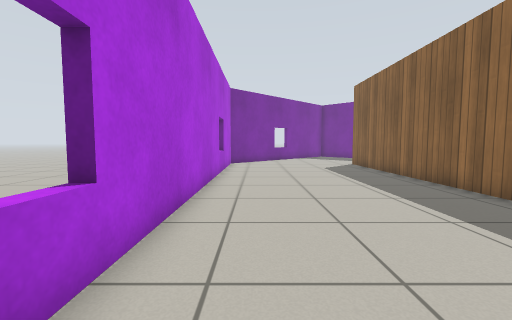
View 1 (above)

16 first-person views from a walk through a robot-simulator world made for Gazebo. The camera is 0.72 m above the floor, tilts 4° down and sees 90° across. The floor is counted in squares, 0.5 m on a side. Each view is taken from the middle of a square. On the plan, view 1 faces up. The plan holds only what a view shows up to about 13 squares ahead; the rest is blank. Simple patterns stand in for the simulator's built-in surfaces.

View 2
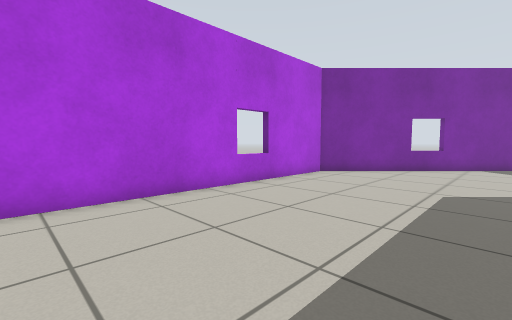

View 3
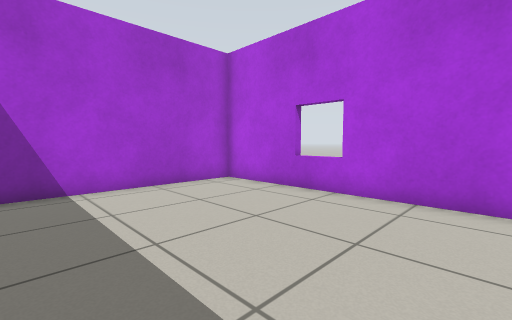

View 4
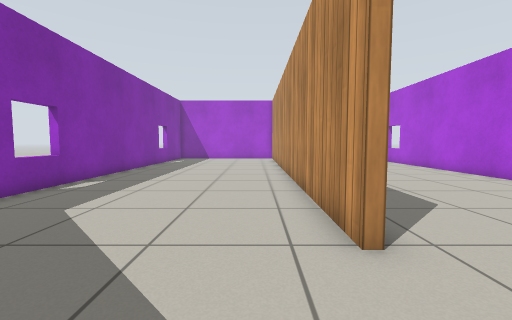

View 5
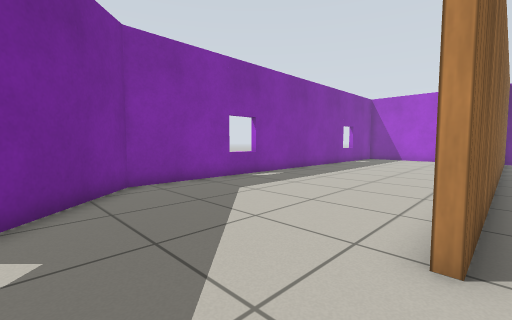

View 6
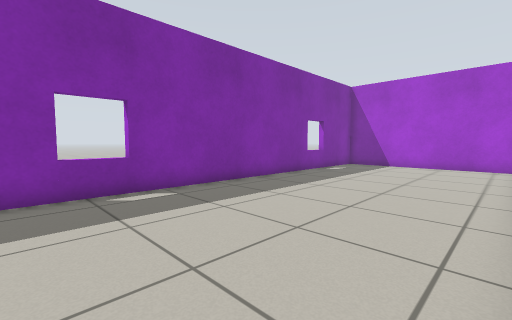

View 7
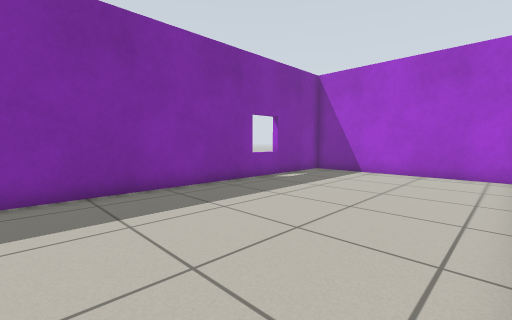

View 8
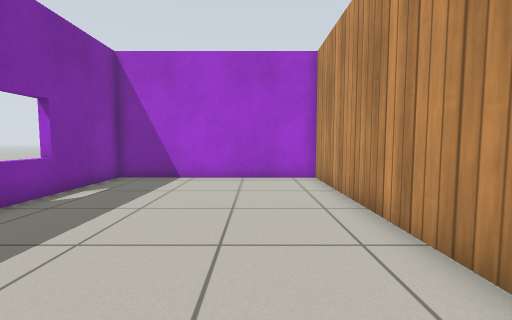

View 9
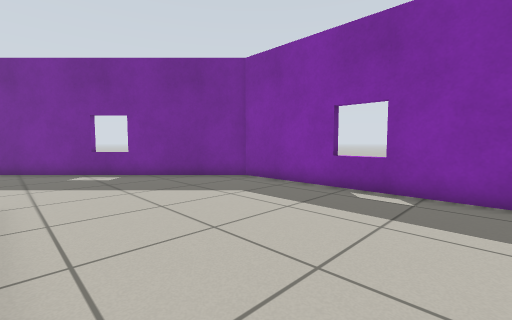

View 10
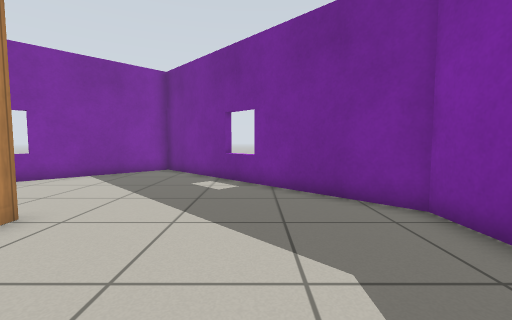

View 11
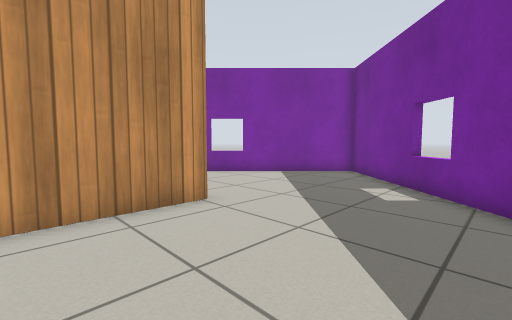

View 12
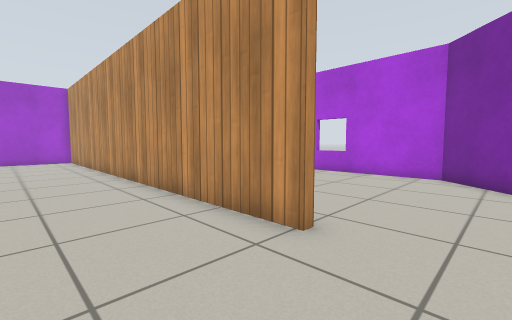

View 13
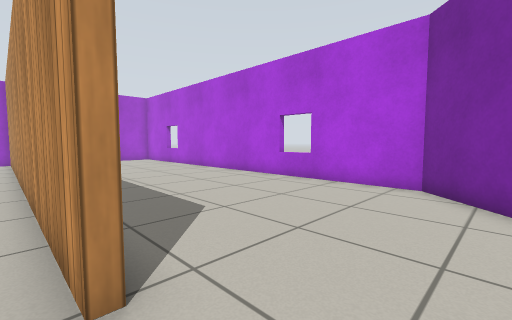

View 14
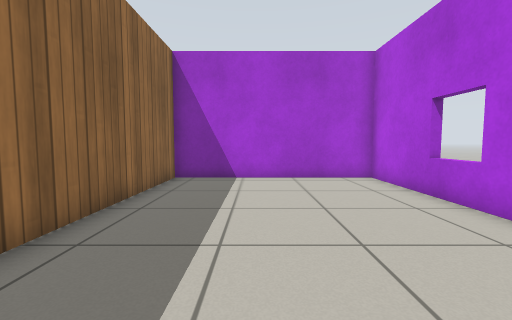

View 15
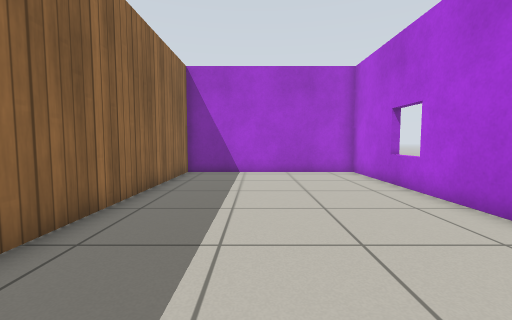

View 16
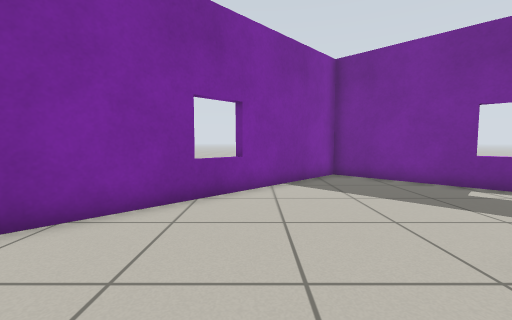

### Floor plan
Points are (right, up) in squares from view 1. A wall is a line through its corners. A room is listed if a view was taken in it or the views show most of it. See-through windows are left out.
Room 1 (views 1, 2, 3, 4, 5, 6, 7, 8, 9, 10, 11, 12, 13, 14, 15, 16)
walls: (6.6, 16.8) (6.6, -2.3) (14.6, -2.3) (14.6, 17.2) (6.4, 25.3) (-1.7, 17.2) (-1.7, -2.3) (6.3, -2.3) (6.3, 16.8)

Where each view was taken, in squares from view 1:
view 1: 0 up, 0 right, facing up
view 2: 6 up, 5 right, facing up-left
view 3: 6 up, 5 right, facing down-left
view 4: 20 up, 8 right, facing down
view 5: 20 up, 6 right, facing down-right
view 6: 14 up, 7 right, facing down-right
view 7: 10 up, 7 right, facing down-right
view 8: 8 up, 9 right, facing down
view 9: 9 up, 7 right, facing up-right
view 10: 12 up, 11 right, facing up
view 11: 13 up, 12 right, facing up-left
view 12: 19 up, 10 right, facing down-left
view 13: 19 up, 7 right, facing down-left
view 14: 8 up, 3 right, facing down
view 15: 10 up, 3 right, facing down
view 16: 14 up, 3 right, facing up
